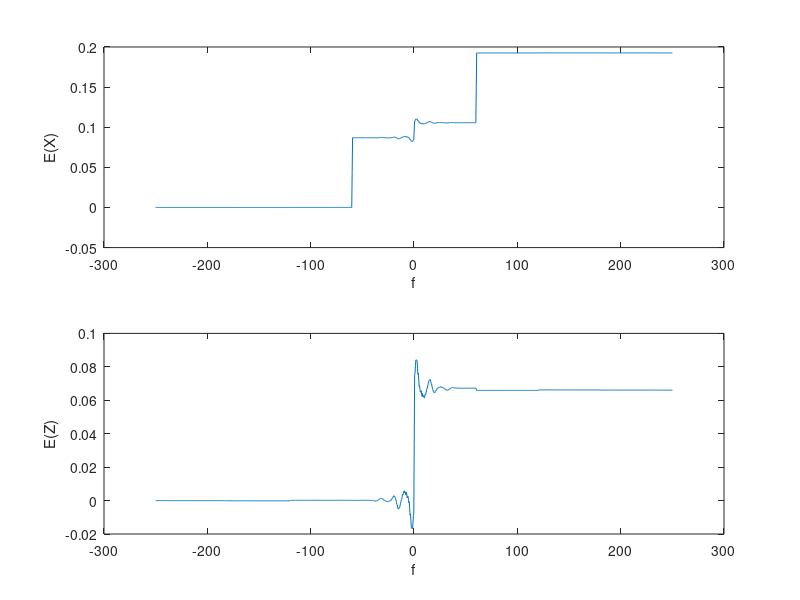

Here is the MATLAB script that generated this plot:
close all 
clear all
clc

%% Problem 2

%% Import workspace from part 1
load HW6_P1;

% Compute signal energy by integrating the square of the wave
E_x_t = trapz(t,x_t.^2);
E_z_t = trapz(t,z_t.^2);

% Print thos evalues
disp('E(x(t)) =');
disp(E_x_t);
disp('E(z(t)) =');
disp(E_z_t);

%% Since I don't have a good handle on Parseval's theorem, I will use the data imported from previous problem
E_X_w = [];
E_X_w(1) = 0;
for ii = 2:length(w)
    subw = w(1:ii);
    subX = X_w(1:ii);
    E_X_w(ii) = trapz(subw,subX.^2);
end

E_Z_w = [];
E_Z_w(1) = 0;
for ii = 2:length(w)
    subw = w(1:ii);
    subZ = Z_w(1:ii);
    E_Z_w(ii) = trapz(subw,subZ.^2);
end

% Plotting the Energy spectrum
figure(1);
subplot(2,1,1);
    plot(f,E_X_w);
    xlabel('f');
    ylabel('E(X)');
subplot(2,1,2);
    plot(f,E_Z_w);
    xlabel('f');
    ylabel('E(Z)');
